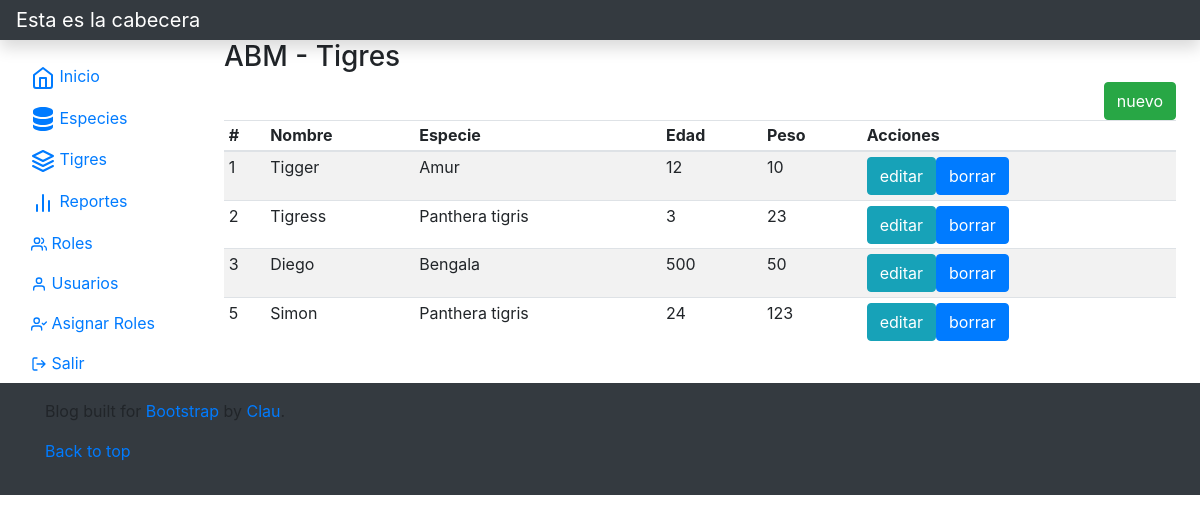
Page /vista/tigre/index.php (signed in) on the committed database.
### tables this page shows
CREATE TABLE `tigres` (
  `idtigre` int(11) NOT NULL,
  `nombre` varchar(50) DEFAULT NULL,
  `idespecie` int(11) DEFAULT NULL,
  `edad` int(11) DEFAULT NULL,
  `peso` double DEFAULT NULL
);

CREATE TABLE `especies` (
  `idespecie` int(11) NOT NULL,
  `especie` varchar(50) DEFAULT NULL
);

### modelo/conector/BaseDatos.php (called while the page is built, shortened)
<?php
class BaseDatos extends PDO {
  	private $conec;
  	private $indice;
  	private $resultado;
    public function __construct(){
        $this->indice =0;
        try {
           $this->conec=true;
        }catch (PDOException $e) {
            $this->error = $e->getMessage();
            $this->conec=false;
        }
    }
    public function Iniciar(){
        return $this->getConec();
    }
    public function getConec(){
        return $this->conec;
    }
    public function setSQL($e){
        return "\n".$this->sql = $e;
    }
    public function Ejecutar($sql){
        if ( stristr($sql,"select")){
            $resp =  $this->EjecutarSelect($sql);
        }
        return $resp;
   }
   private function EjecutarSelect($sql){
       $cant = -1;
       try {
           $resultado=parent::query($sql);
       if($resultado){
        $arregloResult = $resultado->fetchAll();
        $cant = count($arregloResult);
       }
        }  catch (PDOException $e) {
            $this->analizarDebug();
        }
       return $cant;
   }
   public function Registro() {
       $filaActual = false;
       $indiceActual = $this->getIndice();
       if ($indiceActual>=0) {
           $filas = $this->getResultado();
           if($indiceActual<count($filas)){
               $filaActual =  $filas[$indiceActual];
           }else {
               $this->setIndice(-1);
           }
       }
       return $filaActual;
   }
   private function setIndice ($valor){
       $this->indice = $valor;
   }
   private function getIndice (){
       return $this->indice;
   }
   private function setResultado($valor){
       $this->resultado = $valor;
   }
   private function getResultado(){
      return $this->resultado;
   }
}

### modelo/Tigre.php (called while the page is built, shortened)
<?php
class Tigre extends BaseDatos
{
    private $id;
    private $nombre;
    private $objespecie;
    private $edad;
    private $peso;
    public function __construct(){
        $this->id="";
        $this->nombre="";
        $this->objespecie=null;
        $this->edad=0;
        $this->peso=0;
    }
    public function getId(){
        return $this->id;
    }
    public function setId($valor){
        $this->id = $valor;
    }
    public function getNombre(){
        return $this->nombre;
    }
    public function setNombre($valor){
        $this->nombre = $valor;
    }
    public function getEdad(){
        return $this->edad;
    }
    public function setEdad($valor){
        $this->edad = $valor;
    }
    public function getEspecie(){
        return $this->objespecie;
    }
    public function setEspecie($valor){
        $this->objespecie = $valor;
    }
    public function getPeso(){
        return $this->peso;
    }
    public function setPeso($valor){
        $this->peso = $valor;
    }
    public function listar($parametro=""){
        $arreglo = array();
        $sql="SELECT * FROM tigres ";
        if ($parametro!="") {
            $sql.='WHERE '.$parametro;
        }
        if ($this->Iniciar()) {
        $res = $this->Ejecutar($sql);
        if($res>-1){
            if($res>0){
                while ($row = $this->Registro()){
                    $obj= new Tigre();
                    $especie=new Especie();
                    $especie->setId($row['idespecie']);
                    $especie->cargar();
                     $obj->setear($row['idtigre'], $row['nombre'], $especie, $row['edad'], $row['peso']);
                    array_push($arreglo, $obj);
                }
            }
        }
        else {
           $this->setmensajeoperacion("Especie->listar: ".$this->getError());
        }
        }
        return $arreglo;
    }
}
?>

### control/ABMTigre.php (called while the page is built, shortened)
<?php
class ABMTigre{
    public function buscar($param){
        $where = " true ";
        $obj = new Tigre();
        $arreglo = $obj->listar($where);
        return $arreglo;
    }
}
?>

### modelo/Especie.php (called while the page is built, shortened)
<?php
class Especie extends BaseDatos
{
    private $id;
    private $especie;
    public function __construct(){
        $this->id="";
        $this->especie="";
    }
    public function getId(){
        return $this->id;
    }
    public function setId($valor){
        $this->id = $valor;
    }
    public function getDescripcion(){
        return $this->especie;
    }
    public function setDescripcion($valor){
        $this->especie = $valor;
    }
    public function cargar(){
        $resp = false;
        $sql="SELECT * FROM especies WHERE idespecie = ".$this->getId();
        if ($this->Iniciar()) {
            $res = $this->Ejecutar($sql);
            if($res>-1){
                if($res>0){
                    $row = $this->Registro();
                }
            }
        } else {
            $this->setmensajeoperacion("Especies->listar: ".$this->getError());
        }
        return $resp;
    }
}
?>

### vista/tigre/index.php (the view, shortened to what this page needs)
<?php
include_once("../estructura/cabeceraBT.php");
$obj= new ABMTigre();
$lista = $obj->buscar(null);
?>
<h3>ABM - Tigres</h3>
<div class="row float-right">
    <div class="col-md-12 float-right">
        <a class="btn btn-success" role="button" href="editar.php?accion=nuevo">nuevo</a>
    </div>
</div>
<div class="table-responsive">
    <table class="table table-striped table-sm">
        <thead>
        <tr>
            <th scope="col">#</th>
            <th scope="col">Nombre</th>
            <th scope="col">Especie</th>
            <th scope="col">Edad</th>
            <th scope="col">Peso</th>
            <th scope="col">Acciones</th>
        </tr>
        </thead>
        <tbody>
<?php
 if( count($lista)>0){
    foreach ($lista as $obj) {
        echo '<tr><td>'.$obj->getId().'</td>';
        echo '<td>'.$obj->getNombre().'</td>';
        echo '<td>'.$obj->getEspecie()->getDescripcion().'</td>';
        echo '<td>'.$obj->getEdad().'</td>';
        echo '<td>'.$obj->getPeso().'</td>';
        echo '<td><a class="btn btn-info" role="button" href="editar.php?accion=editar&id='.$obj->getId().'">editar</a>';
        echo '<a class="btn btn-primary" role="button" href="editar.php?accion=borrar&id='.$obj->getId().'">borrar</a></td></tr>';
	}
}
?>
        </tbody>
    </table>
</div>
<?php
include_once("../estructura/pieBT.php");
?>

### vista/estructura/cabeceraBT.php (shortened to what this page needs)
<html lang="es">
<head>
    <link rel="stylesheet" href="../css/bootstrap/4.5.2/bootstrap.min.css" >
    <link rel="stylesheet" href="../css/bootstrap/4.5.2/bootstrapValidator.min.css" >
    <link rel="stylesheet" href="https://use.fontawesome.com/releases/v5.7.0/css/all.css">
</head>
<body>
<nav class="navbar navbar-dark sticky-top bg-dark flex-md-nowrap p-0 shadow">
    <a class="navbar-brand col-md-3 col-lg-2 mr-0 px-3" href="#">Esta es la cabecera</a>
</nav>
<div class="container-fluid">
    <div class="row">
        <nav id="sidebarMenu" class="col-md-3 col-lg-2 d-md-block sidebar collapse">
            <div class="sidebar-sticky pt-3">
                <ul class="nav flex-column">
                    <li class="nav-item">
                        <a class="nav-link active" href="../home/index.php">
                           Inicio<span class="sr-only">(current)</span>
                        </a>
                    </li>
                    <li class="nav-item">
                        <a class="nav-link" href="../especie/index.php">
                            Especies
                        </a>
                    </li>
                    <li class="nav-item">
                        <a class="nav-link"href="../tigre/index.php">
                            Tigres
                        </a>
                    </li>
                    <li class="nav-item">
                        <a class="nav-link" href="../reporte/index.php">
                            Reportes
                        </a>
                    </li>
                    <li class="nav-item">
                        <a class="nav-link" href="../rol/index.php">
                        Roles
                        </a>
                    </li>
                    <li class="nav-item">
                        <a class="nav-link" href="../usuario/index.php">
                        <svg xmlns="http://www.w3.org/2000/svg" width="1em" height="1em" preserveAspectRatio="xMidYMid meet" viewBox="0 0 24 24"><g fill="none" stroke="currentColor" stroke-linecap="round" stroke-linejoin="round" stroke-width="2"><path d="M20 21v-2a4 4 0 0 0-4-4H8a4 4 0 0 0-4 4v2"/><circle cx="12" cy="7" r="4"/></g></svg>
                        Usuarios
                        </a>
                    </li>
                    <li class="nav-item">
                        <a class="nav-link" href="../usuariorol/index.php">
                            Asignar Roles
                        </a>
                    </li>
                    <li class="nav-item">
                        <a class="nav-link" href="../login/accion.php?accion=cerrar">
                        <svg xmlns="http://www.w3.org/2000/svg" width="1em" height="1em" preserveAspectRatio="xMidYMid meet" viewBox="0 0 24 24"><path fill="none" stroke="currentColor" stroke-linecap="round" stroke-linejoin="round" stroke-width="2" d="M9 21H5a2 2 0 0 1-2-2V5a2 2 0 0 1 2-2h4m7 14l5-5l-5-5m5 5H9"/></svg>
                            Salir
                        </a>
                    </li>
                </ul>
            </div>
        </nav>
        <main role="main" class="col-md-9 ml-sm-auto col-lg-10 px-md-4">

### vista/estructura/pieBT.php (shortened to what this page needs)
</main>
</div>
</div>
<footer class="footer mt-auto py-3 bg-dark ">
    <div class="container">
        <p>Blog built for <a href="https://getbootstrap.com/">Bootstrap</a> by <a href="https://twitter.com/mdo">Clau</a>.</p>
        <p>
            <a href="#">Back to top</a>
        </p>
    </div>
</footer>
</body>
</html>

### rows in the picture
tigres: idtigre "1", nombre "Tigger", idespecie.especie "Amur", edad "12", peso "10"
tigres: idtigre "2", nombre "Tigress", idespecie.especie "Panthera tigris", edad "3", peso "23"
tigres: idtigre "3", nombre "Diego", idespecie.especie "Bengala", edad "500", peso "50"
tigres: idtigre "5", nombre "Simon", idespecie.especie "Panthera tigris", edad "24", peso "123"
